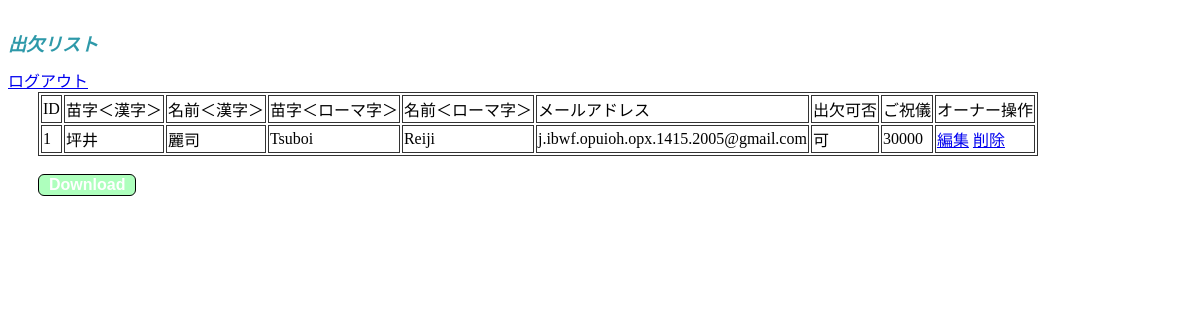
The page /list (signed in) on the database as committed earlier.
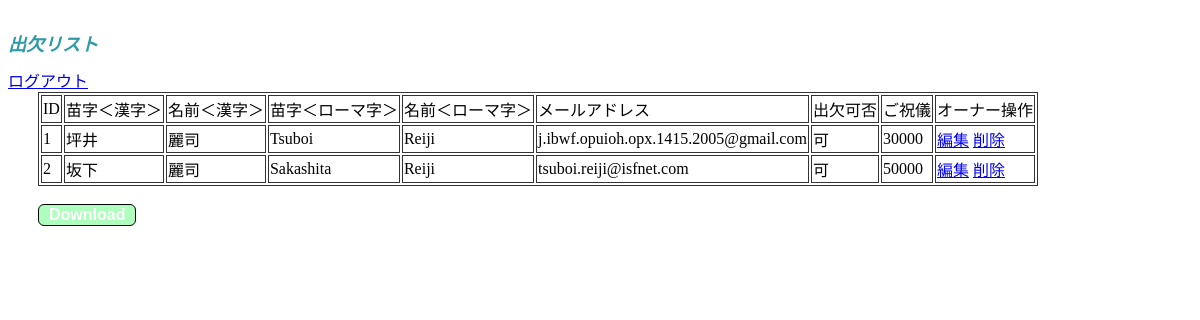
The same page on the database as committed later.
### app.py (models this page shows)
class Guest(db.Model):
    id = db.Column(db.Integer, primary_key=True)
    Lname_k = db.Column(db.String(10),nullable=True)
    Fname_k = db.Column(db.String(10),nullable=True)
    Lname_r = db.Column(db.String(30),nullable=False)
    Fname_r = db.Column(db.String(30),nullable=False)
    m_address = db.Column(db.String(100),nullable=False,unique=True)
    attendance = db.Column(db.String(10),nullable=False)
    gift_money = db.Column(db.Integer, nullable=True)

### app.py (the view)
@app.route("/list",methods=["GET","POST"])
@login_required
def list():
    if request.method == "GET":
        posts = Guest.query.all()
        return render_template('owner-list.html',posts=posts)

### app.py (called while the page is built)
@login_manager.user_loader
def load_user(user_id):
    return User.query.get(int(user_id))

### templates/owner-list.html (shortened to what this page needs)
{% extends 'base.html' %}
{% block body %}
<div class="container">
    <header>
        <div class="row">
            <div class="col-sm-6">
                <h1>出欠リスト</h1>
            </div>
        </div>
    </header>
</div>
<a href="/logout" role="button">ログアウト</a>
    <table>
        <tbody>
            <tr>
                <td>ID</td>
                <td>苗字＜漢字＞</td>
                <td>名前＜漢字＞</td>
                <td>苗字＜ローマ字＞</td>
                <td>名前＜ローマ字＞</td>
                <td>メールアドレス</td>
                <td>出欠可否</td>
                <td>ご祝儀</td>
                <td>オーナー操作</td>
            </tr>
        {% for posts in posts %}
            <tr>
                <td>{{ posts.id }}</td>
                <td>{{ posts.Lname_k }}</td>
                <td>{{ posts.Fname_k }}</td>
                <td>{{ posts.Lname_r }}</td>
                <td>{{ posts.Fname_r }}</td>
                <td>{{ posts.m_address}}</td>
                <td>{{ posts.attendance }}</td>
                <td>{{ posts.gift_money }}</td>
                <td>
                    <a href="/{{posts.id}}/edit" role="button">編集</a>
                    <a href="/{{posts.id}}/delete" role="button">削除</a>
                </td>
            </tr>
        {% endfor %}
        </tbody>
    </table>
    <br>
    <a href='/export/Guest'>
        <button type="button" class="btn btn-primary" >Download</button>
    </a>
    <br>
    <br>
<br>
{% endblock %}

### templates/base.html (shortened to what this page needs)
<!DOCTYPE html>
<html lang="ja">
<head>
    <link rel="stylesheet" type="text/css" href="{{ url_for('static',filename='css/style.css') }}">
</head>
<body>
    {% block body %}
    {% endblock %}
</body>
</html>

### static/css/style.css (style rules this page uses)
header { margin-top: 30px; color: #2e99a9; }
h1 { font-style: italic; font-size: large; }
h1 { font-size: 18px; font-weight: bold; }
table, td { margin-left: 30px; border: 1px solid #333; }
button { text-align: center; padding: 1px 10px; border: 1px solid #000000; border-radius: 6px; background-color: #aeffbd; color: #ffffff; font-size: 16px; font-weight: bolder; margin-right: 50px; margin-left: 30px; }

Rows that differ between the two databases and show on the page:
added Guest: id "2", Lname_k "坂下", Fname_k "麗司", Lname_r "Sakashita", Fname_r "Reiji", m_address "tsuboi.reiji@isfnet.com", attendance "可", gift_money "50000"
